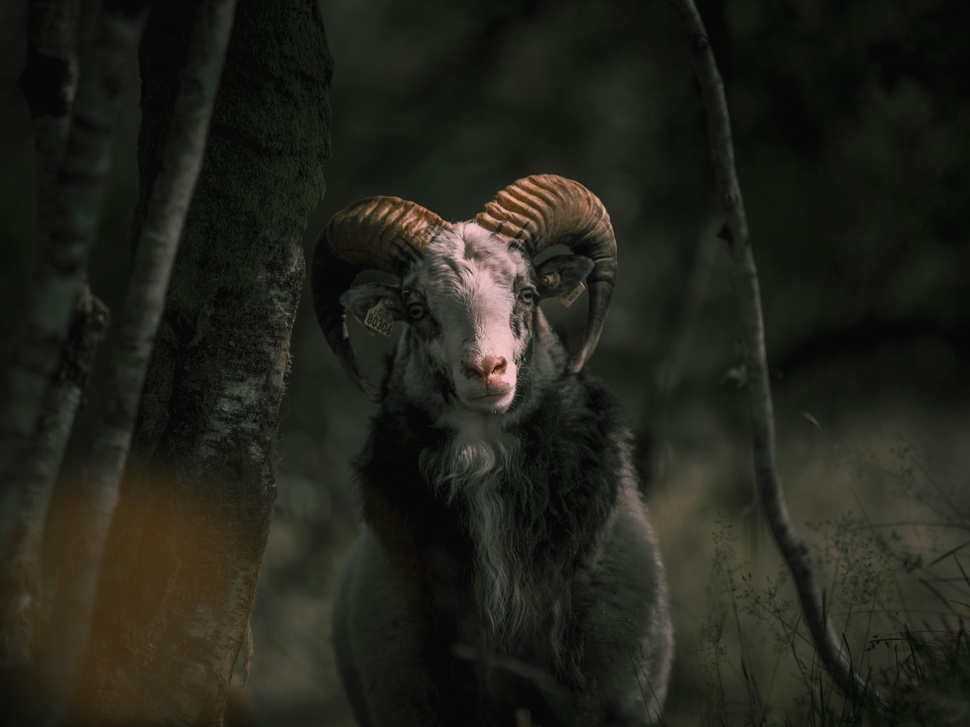
#> input picture linear Project Prototype/Image/pexels-johannes-havn-3218340.jpg, 970 x 727 px, shrunk from 5247 x 3935 before the run
$ jupyter execute image.ipynb
#> lines starting #> are read from the running program, lines starting #| are printed output that depends on the picture
[cell 1]
import numpy as np
from PIL import Image

def load_image_as_matrix(image_path):
#> called with image_path = 'pexels-johannes-havn-3218340.jpg'
    image = Image.open(image_path).convert('L')
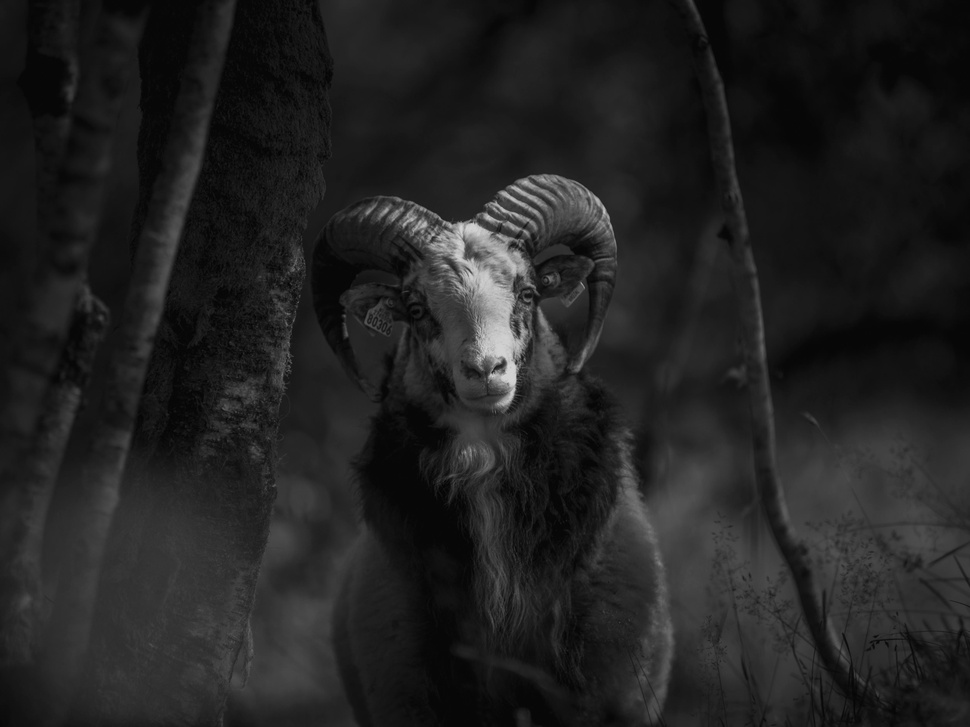
#> image: PIL image 970x727 L; min 2, max 215, mean 33.8
    return np.array(image)

def save_matrix_as_image(matrix, output_path):
    matrix = np.clip(matrix, 0, 255).astype(np.uint8)
    img = Image.fromarray(matrix)
    img.save(output_path)

def encrypt_block(matrix_block, key_matrix):
    return np.dot(key_matrix, matrix_block)

def decrypt_block(encrypted_block, key_matrix_inv):
    return np.dot(key_matrix_inv, encrypted_block)

def generate_key_matrix(size):
    while True:
        key_matrix = np.random.randint(1, 10, (size, size))
        try:
            key_matrix_inv = np.linalg.inv(key_matrix)
            return key_matrix, key_matrix_inv
        except np.linalg.LinAlgError:
            continue

if __name__ == "__main__":
    image_path = r"pexels-johannes-havn-3218340.jpg"
    output_encrypted_path = "encrypted_image.jpg"
    output_decrypted_path = "decrypted_image.jpg"
    image_matrix = load_image_as_matrix(image_path)

    key_size = 3
    padded_rows = key_size - (image_matrix.shape[0] % key_size) if image_matrix.shape[0] % key_size != 0 else 0
#> padded_rows = 2
    padded_cols = key_size - (image_matrix.shape[1] % key_size) if image_matrix.shape[1] % key_size != 0 else 0
#> padded_cols = 2

    padded_image_matrix = np.pad(image_matrix, ((0, padded_rows), (0, padded_cols)), mode='constant')
    num_blocks_row = padded_image_matrix.shape[0] // key_size
#> num_blocks_row = 243
    num_blocks_col = padded_image_matrix.shape[1] // key_size
#> num_blocks_col = 324

    key_matrix, key_matrix_inv = generate_key_matrix(key_size)

    encrypted_matrix = np.zeros_like(padded_image_matrix, dtype=np.float64)
    for i in range(num_blocks_row):
        for j in range(num_blocks_col):
            block = padded_image_matrix[
                i * key_size:(i + 1) * key_size,
                j * key_size:(j + 1) * key_size
            ]
            encrypted_matrix[
                i * key_size:(i + 1) * key_size,
                j * key_size:(j + 1) * key_size
            ] = encrypt_block(block, key_matrix)

    save_matrix_as_image(encrypted_matrix, output_encrypted_path)
#> in save_matrix_as_image, `matrix = np.clip(matrix, 0, 255).astype(np.uint8)`:
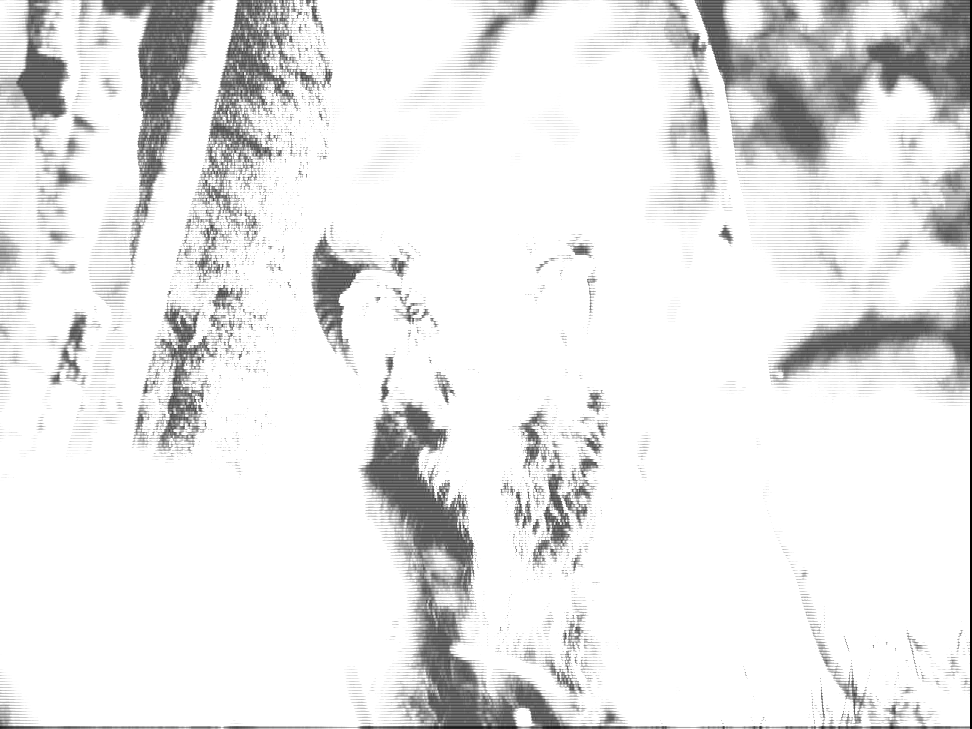
#> matrix: shape (729, 972); min 0, max 255, mean 232.1

    decrypted_matrix = np.zeros_like(encrypted_matrix, dtype=np.float64)
    for i in range(num_blocks_row):
        for j in range(num_blocks_col):
            block = encrypted_matrix[
                i * key_size:(i + 1) * key_size,
                j * key_size:(j + 1) * key_size
            ]
            decrypted_matrix[
                i * key_size:(i + 1) * key_size,
                j * key_size:(j + 1) * key_size
            ] = decrypt_block(block, key_matrix_inv)

    decrypted_matrix = decrypted_matrix[:image_matrix.shape[0], :image_matrix.shape[1]]
#> decrypted_matrix: shape (727, 970) float64


    save_matrix_as_image(decrypted_matrix, output_decrypted_path)
